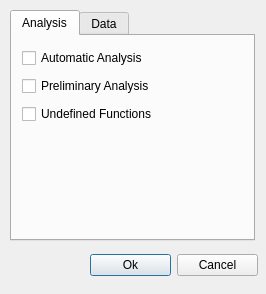
<?xml version="1.0" encoding="UTF-8"?>
<ui version="4.0">
 <class>OptionsDialog</class>
 <widget class="QDialog" name="OptionsDialog">
  <property name="geometry">
   <rect>
    <x>0</x>
    <y>0</y>
    <width>266</width>
    <height>294</height>
   </rect>
  </property>
  <property name="maximumSize">
   <size>
    <width>441</width>
    <height>500</height>
   </size>
  </property>
  <property name="windowTitle">
   <string>Options</string>
  </property>
  <property name="windowIcon">
   <iconset resource="resource.qrc">
    <normaloff>:/icons/images/settings.png</normaloff>:/icons/images/settings.png</iconset>
  </property>
  <widget class="QTabWidget" name="tabWidget">
   <property name="geometry">
    <rect>
     <x>10</x>
     <y>10</y>
     <width>245</width>
     <height>231</height>
    </rect>
   </property>
   <property name="currentIndex">
    <number>0</number>
   </property>
   <widget class="QWidget" name="tab">
    <attribute name="title">
     <string>Analysis</string>
    </attribute>
    <widget class="QWidget" name="layoutWidget">
     <property name="geometry">
      <rect>
       <x>10</x>
       <y>10</y>
       <width>221</width>
       <height>81</height>
      </rect>
     </property>
     <layout class="QVBoxLayout" name="verticalLayout">
      <item>
       <widget class="QCheckBox" name="checkAutoAnalysis">
        <property name="text">
         <string>Automatic Analysis</string>
        </property>
       </widget>
      </item>
      <item>
       <widget class="QCheckBox" name="checkPreliminary">
        <property name="text">
         <string>Preliminary Analysis</string>
        </property>
       </widget>
      </item>
      <item>
       <widget class="QCheckBox" name="checkUndefFunctions">
        <property name="text">
         <string>Undefined Functions</string>
        </property>
       </widget>
      </item>
     </layout>
    </widget>
   </widget>
   <widget class="QWidget" name="tab_2">
    <attribute name="title">
     <string>Data</string>
    </attribute>
    <widget class="QWidget" name="layoutWidget_2">
     <property name="geometry">
      <rect>
       <x>10</x>
       <y>90</y>
       <width>221</width>
       <height>101</height>
      </rect>
     </property>
     <layout class="QVBoxLayout" name="verticalLayout_2">
      <item>
       <widget class="QCheckBox" name="checkClrUserComments">
        <property name="text">
         <string>Clear User Comments</string>
        </property>
       </widget>
      </item>
      <item>
       <widget class="QCheckBox" name="checkClrUserLabels">
        <property name="text">
         <string>Clear User Labels</string>
        </property>
       </widget>
      </item>
      <item>
       <widget class="QCheckBox" name="checkClrAutoLabels">
        <property name="text">
         <string>Clear Auto-Labels</string>
        </property>
       </widget>
      </item>
      <item>
       <widget class="QCheckBox" name="checkClrAutoComments">
        <property name="text">
         <string>Clear Auto-Comments</string>
        </property>
       </widget>
      </item>
     </layout>
    </widget>
    <widget class="QGroupBox" name="groupBox">
     <property name="geometry">
      <rect>
       <x>10</x>
       <y>10</y>
       <width>221</width>
       <height>71</height>
      </rect>
     </property>
     <property name="title">
      <string> Annotations Type </string>
     </property>
     <widget class="QWidget" name="layoutWidget">
      <property name="geometry">
       <rect>
        <x>10</x>
        <y>20</y>
        <width>201</width>
        <height>46</height>
       </rect>
      </property>
      <layout class="QVBoxLayout" name="verticalLayout_3">
       <item>
        <widget class="QRadioButton" name="radUserCom">
         <property name="text">
          <string>User Comments</string>
         </property>
         <property name="checked">
          <bool>true</bool>
         </property>
        </widget>
       </item>
       <item>
        <widget class="QRadioButton" name="radAutoCom">
         <property name="text">
          <string>Auto Comments</string>
         </property>
        </widget>
       </item>
      </layout>
     </widget>
    </widget>
   </widget>
  </widget>
  <widget class="QWidget" name="horizontalLayoutWidget">
   <property name="geometry">
    <rect>
     <x>90</x>
     <y>250</y>
     <width>168</width>
     <height>31</height>
    </rect>
   </property>
   <layout class="QHBoxLayout" name="horizontalLayout">
    <item>
     <widget class="QPushButton" name="btnSaveSettings">
      <property name="text">
       <string>Ok</string>
      </property>
     </widget>
    </item>
    <item>
     <widget class="QPushButton" name="btnCancel">
      <property name="text">
       <string>Cancel</string>
      </property>
     </widget>
    </item>
   </layout>
  </widget>
 </widget>
 <resources>
  <include location="resource.qrc"/>
 </resources>
 <connections/>
</ui>
